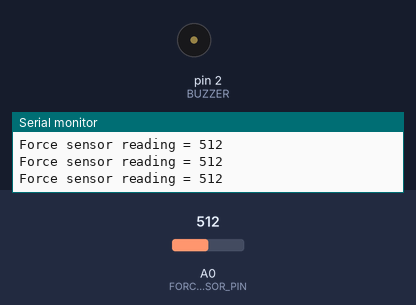
Bench run of a sketch on a simulated Arduino Uno, built with avr-gcc and run on an emulated ATmega328P. Parts: buzzer (waves = sounding), the last lines printed to the serial monitor. The inputs (shaded band) are chosen by the test bench; at power-on: A0 (FORCE_SENSOR_PIN) = 512.

Above: at 1.2 s.
1.3 s: A0 (FORCE_SENSOR_PIN) set to 789
4.3 s: A0 (FORCE_SENSOR_PIN) set to 813
At 5.7 s:
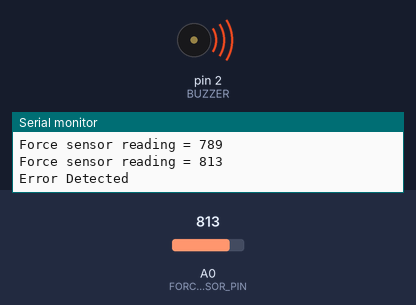
Timing chart, 0 to 7.3 s (numbered marks = the images above; inputs shaded):
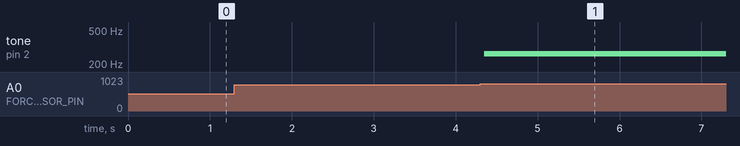

Measured:
- the behaviour switches between 800 and 801 on A0 (FORCE_SENSOR_PIN) (found by bisection; images 0 and 1)
- after the input at 4.3 s, tone on pin 2 (BUZZER): silent → 262 Hz after 0.05 s

The sketch:

Buzzer.ino
```cpp
#include <IRremote.hpp>

#define FORCE_SENSOR_PIN A0 // the FSR and 10K pulldown are connected to A0
#define BUZZER 2
#define ERROR_DELAY 5000
#define IR 11

IRrecv irrecv(IR);
decode_results results;

void setup() {
  Serial.begin(9600);
  pinMode(BUZZER, OUTPUT);
  noTone(BUZZER);
  irrecv.enableIRIn();
}

void loop() {
  int analogReading = analogRead(FORCE_SENSOR_PIN);
  Serial.print("Force sensor reading = ");
  Serial.print(analogReading); // print the raw analog reading
  Serial.println();
  if (irrecv.decode(&results)) {
    Serial.println(results.value, HEX);
    Serial.println("Error Detected");
    tone(BUZZER, 262);
    delay(ERROR_DELAY);
    noTone(BUZZER);
    irrecv.resume();
  }
  if (analogReading > 800) {
    Serial.println("Error Detected");
    tone(BUZZER, 262);
    delay(ERROR_DELAY);
    noTone(BUZZER);
  }
}
```

Main.ino
```cpp

```
